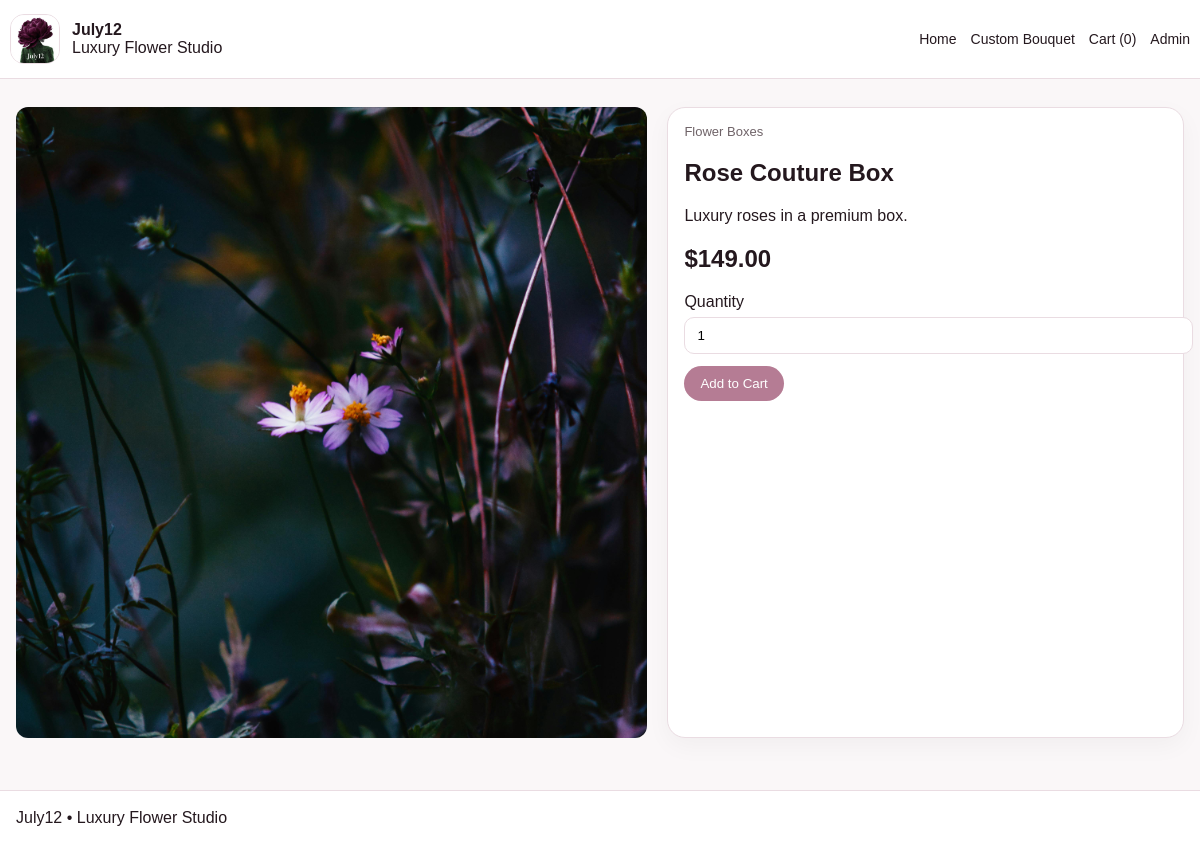
Page /product/1 on the committed database.
### tables this page shows
CREATE TABLE settings (
            key TEXT PRIMARY KEY,
            value TEXT
        );

CREATE TABLE products (
            id INTEGER PRIMARY KEY AUTOINCREMENT,
            name TEXT,
            price REAL,
            category TEXT,
            description TEXT,
            image_path TEXT,
            featured INTEGER DEFAULT 0,
            luxury INTEGER DEFAULT 0,
            active INTEGER DEFAULT 1,
            sort_order INTEGER DEFAULT 0
        );

### app.py (the view)
@app.route("/product/<int:product_id>")
def product_detail(product_id):
    conn = db()
    product = conn.execute("SELECT * FROM products WHERE id=?", (product_id,)).fetchone()
    conn.close()
    if not product:
        flash("Product not found")
        return redirect(url_for("home"))
    return render_template("product.html", product=product)

### app.py (called while the page is built, shortened)
def db():
    conn = sqlite3.connect(DB_PATH)
    conn.row_factory = sqlite3.Row
    return conn

def get_settings() -> dict:
    conn = db()
    rows = conn.execute("SELECT key, value FROM settings").fetchall()
    conn.close()
    return {r["key"]: r["value"] for r in rows}

def get_sections() -> dict:
    conn = db()
    rows = conn.execute("SELECT key, enabled FROM sections").fetchall()
    conn.close()
    return {r["key"]: bool(r["enabled"]) for r in rows}

def cart_items():
    cart = session.get("cart", {})
    if not cart:
        return [], 0.0

@app.context_processor
def inject_globals():
    s = get_settings()
    items, _ = cart_items()
    return {
        "settings": s,
        "sections": get_sections(),
        "store_name": s.get("store_name", "July12"),
        "cart_count": sum(i["qty"] for i in items),
    }

### templates/product.html
{% extends "base.html" %}
{% block content %}
<section class="section">
  <div class="container product-layout">
    <div class="product-image large" {% if product.image_path %}style="background-image:url('{{ product.image_path }}');"{% endif %}></div>
    <div class="panel">
      <div class="small">{{ product.category }}</div>
      <h1>{{ product.name }}</h1>
      <p>{{ product.description }}</p>
      <h2>${{ '%.2f'|format(product.price) }}</h2>
      <form method="post" action="{{ url_for('add_to_cart', product_id=product.id) }}">
        <label>Quantity</label>
        <input name="qty" type="number" value="1" min="1">
        <div style="margin-top:12px;">
          <button class="btn" type="submit">Add to Cart</button>
        </div>
      </form>
    </div>
  </div>
</section>
{% endblock %}

### templates/base.html (shortened to what this page needs)
<!doctype html>
<html lang="en">
<head>
  <link href="{{ url_for('static', filename='css/styles.css') }}" rel="stylesheet">
</head>
<body>
<header class="topbar">
  <div class="container nav">
    <a class="brand" href="{{ url_for('home') }}">
      {% if settings.get('logo_url') %}
      <img src="{{ settings.get('logo_url') }}" alt="{{ store_name }}" class="logo-img">
      {% else %}
      <div class="brand-mark">J12</div>
      {% endif %}
      <div class="brand-copy">
        <strong>{{ store_name }}</strong>
        <span>Luxury Flower Studio</span>
      </div>
    </a>
    <nav>
      <a href="{{ url_for('home') }}">Home</a>
      <a href="{{ url_for('custom_bouquet') }}">Custom Bouquet</a>
      <a href="{{ url_for('cart') }}">Cart ({{ cart_count }})</a>
      <a href="{{ url_for('admin_login') }}">Admin</a>
    </nav>
  </div>
</header>
{% block content %}{% endblock %}
<footer class="footer">
  <div class="container">{{ settings.get('footer_text', '') }}</div>
</footer>
</body>
</html>

### static/css/styles.css (style rules this page uses)
body { font-family:Arial,sans-serif;margin:0;background:#faf7f8;color:#24181e }
a { text-decoration:none;color:inherit }
.container { max-width:1180px;margin:0 auto;padding:0 16px }
.topbar { background:#fff;border-bottom:1px solid #eadce2;position:sticky;top:0;z-index:20 }
.nav { display:flex;justify-content:space-between;align-items:center;padding:14px 0 }
.brand { display:flex;gap:12px;align-items:center }
.logo-img { width:48px;height:48px;object-fit:cover;border-radius:14px;border:1px solid #eadce2 }
.brand-copy { display:flex;flex-direction:column }
nav { display:flex;gap:14px;font-size:14px }
.section { padding:28px 0 }
.card,.panel,.info-card,.admin-card { background:#fff;border:1px solid #eadce2;border-radius:18px;padding:16px;box-shadow:0 8px 24px rgba(0,0,0,.04) }
.product-image { width:100%;aspect-ratio:1/1;background:#f3ebee;background-size:cover;background-position:center;border-radius:12px }
.product-image.large { min-height:420px }
.product-layout { display:grid;grid-template-columns:1.1fr .9fr;gap:20px }
.btn,.cta-btn { display:inline-flex;align-items:center;justify-content:center;border:none;border-radius:999px;padding:10px 16px;background:#b57c94;color:#fff;cursor:pointer }
input,textarea,select { width:100%;padding:10px 12px;border:1px solid #eadce2;border-radius:10px;margin-top:6px }
label { display:block;margin-top:12px }
.small { font-size:13px;color:#6f6368 }
.footer { padding:18px 0;border-top:1px solid #eadce2;background:#fff;margin-top:24px }

### rows in the picture
settings: get (picture)
settings: value "July12"
products: image_path (picture), category "Flower Boxes", name "Rose Couture Box", description "Luxury roses in a premium box.", price "149.00"
settings: get "July12 • Luxury Flower Studio"

### other values in the picture
{{ cart_count }} "0"
